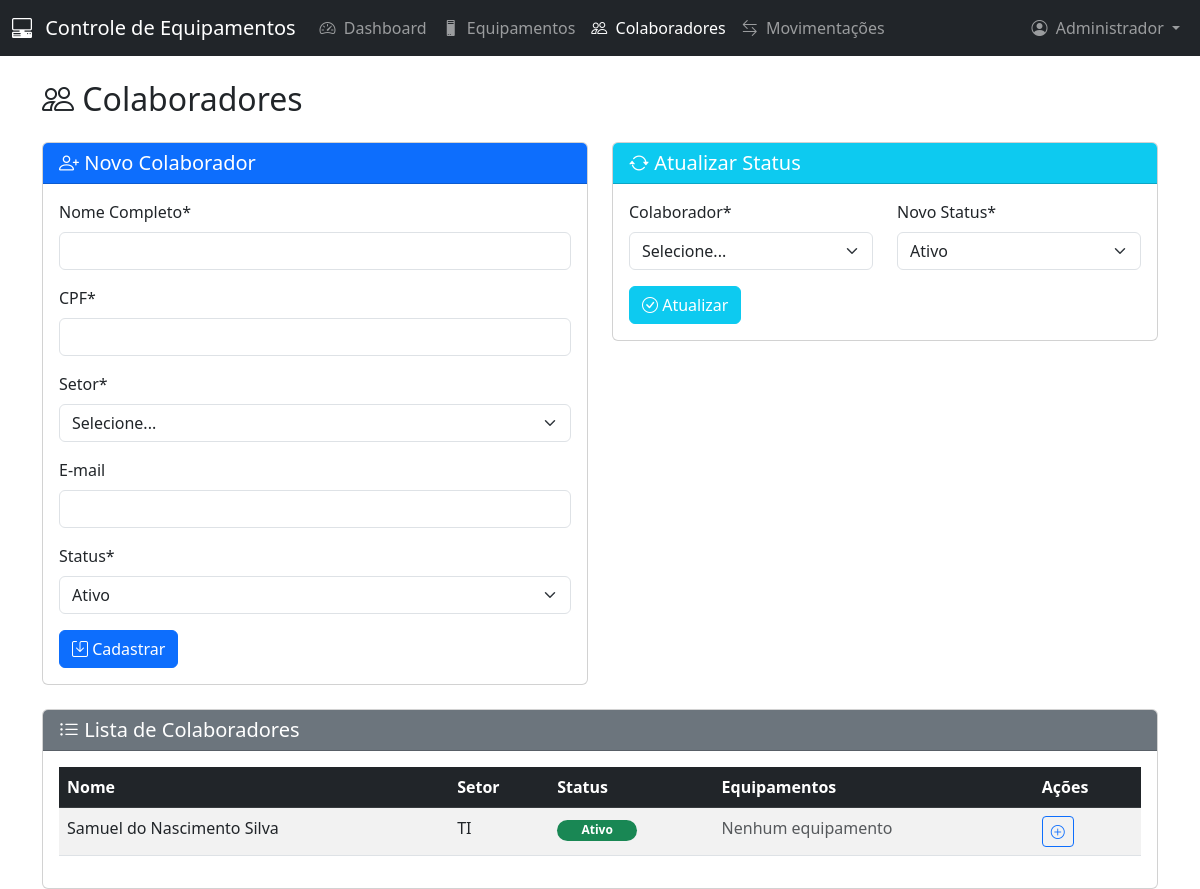
Screenshot of /colaboradores.php (signed in) with the database file from the repository.
### tables this page shows
CREATE TABLE colaboradores (
        id INTEGER PRIMARY KEY AUTOINCREMENT,
        nome TEXT NOT NULL,
        cpf TEXT NOT NULL UNIQUE,
        setor TEXT NOT NULL,
        email TEXT,
        status TEXT DEFAULT 'Ativo',
        equipamento_atual_id INTEGER DEFAULT NULL
    );

### colaboradores.php (the view, shortened to what this page needs)
<?php
require 'conexao.php';
$colaboradores = $db->query("
    SELECT c.*,
           n.marca as notebook_marca, n.modelo as notebook_modelo, n.numero_serie as notebook_serie,
           d.marca as desktop_marca, d.modelo as desktop_modelo, d.numero_serie as desktop_serie,
           cel.marca as celular_marca, cel.modelo as celular_modelo, cel.numero_serie as celular_serie,
           t.marca as tablet_marca, t.modelo as tablet_modelo, t.numero_serie as tablet_serie
    FROM colaboradores c
    LEFT JOIN notebooks n ON n.id = c.equipamento_atual_id AND n.status = 'Em uso'
    LEFT JOIN desktops d ON d.id = c.equipamento_atual_id AND d.status = 'Em uso'
    LEFT JOIN celulares cel ON cel.id = c.equipamento_atual_id AND cel.status = 'Em uso'
    LEFT JOIN tablets t ON t.id = c.equipamento_atual_id AND t.status = 'Em uso'
    ORDER BY c.nome
")->fetchAll(PDO::FETCH_ASSOC);
?>
<!DOCTYPE html>
<html lang="pt-BR">
<head>
    <link href="https://cdn.jsdelivr.net/npm/bootstrap@5.3.0/dist/css/bootstrap.min.css" rel="stylesheet">
    <link rel="stylesheet" href="https://cdn.jsdelivr.net/npm/bootstrap-icons@1.10.0/font/bootstrap-icons.css">
</head>
<body>
    <?php include 'navbar.php'; ?>
    <div class="container mt-4">
        <h2><i class="bi bi-people"></i> Colaboradores</h2>
        <div class="row mt-4">
            <div class="col-md-6">
                <div class="card mb-4">
                    <div class="card-header bg-primary text-white">
                        <h5 class="mb-0"><i class="bi bi-person-plus"></i> Novo Colaborador</h5>
                    </div>
                    <div class="card-body">
                        <form method="POST">
                            <div class="mb-3">
                                <label class="form-label">Nome Completo*</label>
                                <input type="text" class="form-control" name="nome" required>
                            </div>
                            <div class="mb-3">
                                <label class="form-label">CPF*</label>
                                <input type="text" class="form-control" name="cpf" required>
                            </div>
                            <div class="mb-3">
                                <label class="form-label">Setor*</label>
                                <select class="form-select" name="setor" required>
                                    <option value="">Selecione...</option>
                                </select>
                            </div>
                            <div class="mb-3">
                                <label class="form-label">E-mail</label>
                                <input type="email" class="form-control" name="email">
                            </div>
                            <div class="mb-3">
                                <label class="form-label">Status*</label>
                                <select class="form-select" name="status" required>
                                    <option value="Ativo">Ativo</option>
                                </select>
                            </div>
                            <button type="submit" class="btn btn-primary">
                                <i class="bi bi-save"></i> Cadastrar
                            </button>
                        </form>
                    </div>
                </div>
            </div>
            <div class="col-md-6">
                <div class="card mb-4">
                    <div class="card-header bg-info text-white">
                        <h5 class="mb-0"><i class="bi bi-arrow-repeat"></i> Atualizar Status</h5>
                    </div>
                    <div class="card-body">
                        <form method="POST">
                            <div class="row">
                                <div class="col-md-6">
                                    <div class="mb-3">
                                        <label class="form-label">Colaborador*</label>
                                        <select class="form-select" name="colaborador_id" required>
                                            <option value="">Selecione...</option>
                                        </select>
                                    </div>
                                </div>
                                <div class="col-md-6">
                                    <div class="mb-3">
                                        <label class="form-label">Novo Status*</label>
                                        <select class="form-select" name="novo_status" required>
                                            <option value="Ativo">Ativo</option>
                                        </select>
                                    </div>
                                </div>
                            </div>
                            <button type="submit" class="btn btn-info text-white">
                                <i class="bi bi-check-circle"></i> Atualizar
                            </button>
                        </form>
                    </div>
                </div>
            </div>
        </div>
        <div class="card">
            <div class="card-header bg-secondary text-white">
                <h5 class="mb-0"><i class="bi bi-list-ul"></i> Lista de Colaboradores</h5>
            </div>
            <div class="card-body">
                <div class="table-responsive">
                    <table class="table table-striped table-hover">
                        <thead class="table-dark">
                            <tr>
                                <th>Nome</th>
                                <th>Setor</th>
                                <th>Status</th>
                                <th>Equipamentos</th>
                                <th>Ações</th>
                            </tr>
                        </thead>
                        <tbody>
                            <?php if (empty($colaboradores)): ?>
                                <tr>
                                    <td colspan="5" class="text-center">Nenhum colaborador cadastrado</td>
                                </tr>
                            <?php else: ?>
                                <?php foreach ($colaboradores as $colab): ?>
                                <tr>
                                    <td><?= htmlspecialchars($colab['nome']) ?></td>
                                    <td><?= htmlspecialchars($colab['setor']) ?></td>
                                    <td>
                                        <span class="badge rounded-pill bg-<?= $colab['status'] === 'Ativo' ? 'success' : 'secondary' ?> badge-status">
                                            <?= htmlspecialchars($colab['status']) ?>
                                        </span>
                                    </td>
                                    <td>
                                        <?php if (!$colab['notebook_marca'] && !$colab['desktop_marca'] && !$colab['celular_marca'] && !$colab['tablet_marca']): ?>
                                            <span class="text-muted">Nenhum equipamento</span>
                                        <?php endif; ?>
                                    </td>
                                    <td>
                                        <a href="movimentacoes.php?colaborador_id=<?= $colab['id'] ?>" class="btn btn-sm btn-outline-primary" title="Vincular equipamento">
                                            <i class="bi bi-plus-circle"></i>
                                        </a>
                                    </td>
                                </tr>
                                <?php endforeach; ?>
                            <?php endif; ?>
                        </tbody>
                    </table>
                </div>
            </div>
        </div>
    </div>
</body>
</html>

### colaboradores.php (style rules this page uses)
.badge-status { min-width: 80px; }
.table-responsive { max-height: 500px; overflow-y: auto; }

### rows the page displays
colaboradores: nome "Samuel do Nascimento Silva", setor "TI", status "Ativo"

### other values shown
$_SESSION['usuario_nome'] "Administrador"
